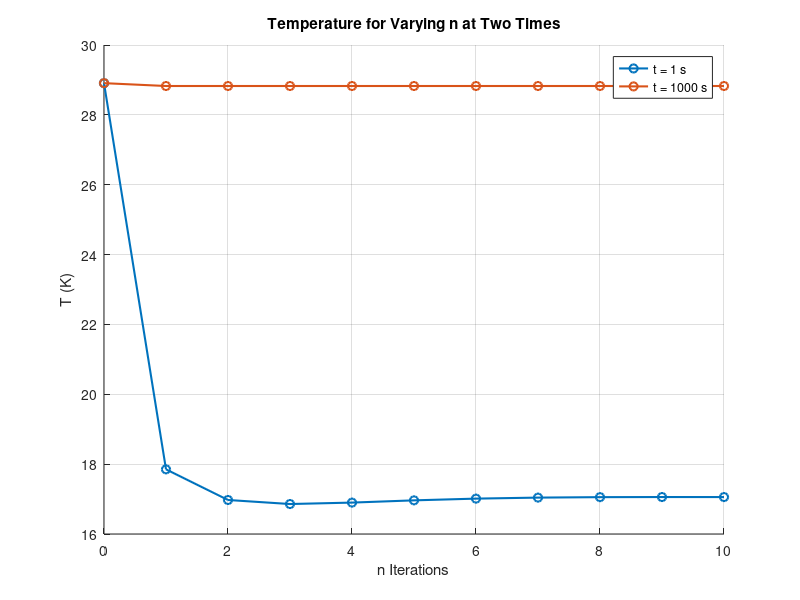
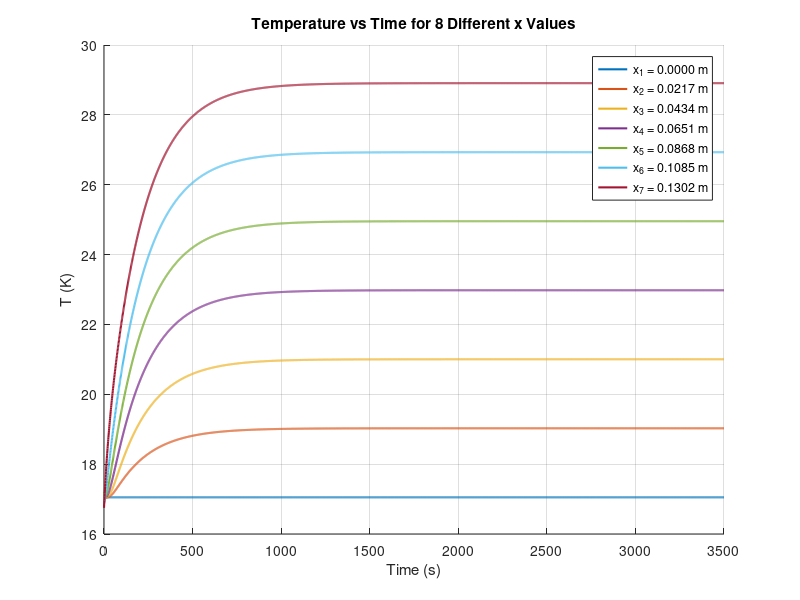

These figures' MATLAB source, in order:
clear;
close all;
clc;

H_Al = 91.09;

k = 130; 
cp = 960;
rho = 2810;

alpha = k / (rho * cp);

t1 = 1;
t2 = 1000;

L = 0.041275 + 0.0889 + 0.0254;
T0 = 17.0501; % K
x = 0.041275 + 0.0889; % L

t = [t1, t2];

%% Section 1: Temperature vs n iterations for two times

figure();
hold on;
grid on;

for i = 1:length(t)
    
    n_vals = 0:10;
    u_vals = zeros(size(n_vals));
    u_vals(1) = T0 + H_Al * x;
    summation = 0;

    for n = 1:10
        
        lambda_n = ((2 * n - 1) * pi) / (2 * L);
        bn = ((8 * L * H_Al) / (((2 * n) - 1)^2 * (pi^2))) * (-1)^n;
        summation = summation + bn * sin(lambda_n * x) * exp(-(lambda_n^2) * alpha * t(i));
        u_vals(n+1) = T0 + H_Al * x + summation;

    end

    plot(n_vals, u_vals, '-o', 'LineWidth', 1.5);
end

xlabel('n Iterations');
ylabel('T (K)');
title('Temperature for Varying n at Two Times');
legend(sprintf('t = %g s', t1), sprintf('t = %g s', t2), 'Location', 'best');
hold off;


%% Section 2: Temperature vs time for 8 different x values

t_time = linspace(0, 3500, 3500);

x_vals = linspace(0, x, 7);

figure();
hold on;
grid on;

n_chosen = 3;

for j = 1:length(x_vals)
    
    x_current = x_vals(j);
    T_time = zeros(size(t_time));

    for i = 1:length(t_time)
        summation = 0;

        for n = 1:n_chosen
            lambda_n = ((2 * n - 1) * pi) / (2 * L);
            bn = ((8 * L * H_Al) / (((2 * n) - 1)^2 * (pi^2))) * (-1)^n;

            summation = summation + bn * sin(lambda_n * x_current) * exp(-(lambda_n^2) * alpha * t_time(i));
        end

        T_time(i) = T0 + H_Al * x_current + summation;
    end

    plot(t_time, T_time, 'LineWidth', 1.5);
end

xlabel('Time (s)');
ylabel('T (K)');
title('Temperature vs Time for 8 Different x Values');
legendStrings = arrayfun(@(k) sprintf('x_{%d} = %.4f m', k, x_vals(k)), 1:min(8,length(x_vals)), 'UniformOutput', false);
legend(legendStrings, 'Location', 'best');
hold off;
